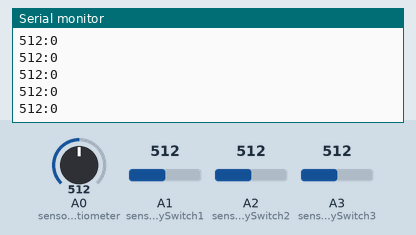
A sketch run on a simulated Arduino Uno, built with avr-gcc and run on an emulated ATmega328P. On the bench: the last lines printed to the serial monitor. The test bench sets the inputs (shaded band); at power-on: A0 (sensorPinPotentiometer) = 512, A1 (sensorPinRotarySwitch1) = 512, A2 (sensorPinRotarySwitch2) = 512, A3 (sensorPinRotarySwitch3) = 512.

Above: at 1.2 s.
1.3 s: A0 (sensorPinPotentiometer) set to 716
At 1.8 s:
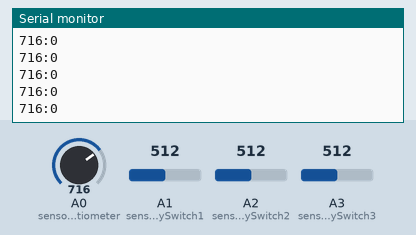
2.8 s: A0 (sensorPinPotentiometer) set to 992
At 3.6 s:
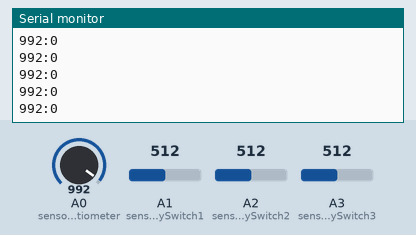
Timing chart, 0 to 5.8 s (numbered marks = the images above; inputs shaded):
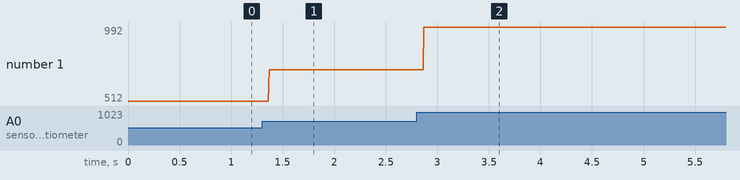

The sketch:

Arduino_Emergency_Probability_Calculator.pde
```cpp
int sensorPinPotentiometer = A0;
int sensorPinRotarySwitch1 = A1;
int sensorPinRotarySwitch2 = A2;
int sensorPinRotarySwitch3 = A3;


int valPotentiometer;
int valRotarySwitch = 0;

int valRotarySwitch1 = 0;
int valRotarySwitch2 = 0;
int valRotarySwitch3 = 0;

void setup(){
  Serial.begin (9600);
}

void loop(){
  valPotentiometer = analogRead(sensorPinPotentiometer);
  valRotarySwitch1 = analogRead(sensorPinRotarySwitch1);
  valRotarySwitch2 = analogRead(sensorPinRotarySwitch2);
  valRotarySwitch3 = analogRead(sensorPinRotarySwitch3);

  if((valRotarySwitch1 >= 1020) && (valRotarySwitch2 < 1020) && (valRotarySwitch3 < 1020)) {
    valRotarySwitch = 1;
  }
  if((valRotarySwitch1 < 1020) && (valRotarySwitch2 >= 1020) && (valRotarySwitch3 < 1020)) {
    valRotarySwitch = 2;
  }
  if((valRotarySwitch1 < 1020) && (valRotarySwitch2 < 1020) && (valRotarySwitch3 >= 1020)) {
    valRotarySwitch = 3;
  }

  Serial.print(valPotentiometer);
  Serial.print(":");
  Serial.println(valRotarySwitch);
}
```

Measured:
- after the input at 1.3 s, the serial monitor: prints a new line after 0.07 s (image 1)
- after the input at 2.8 s, the serial monitor: prints a new line after 0.07 s (image 2)
- plotted number 1: 512 → 716 after the input at 1.3 s, 716 → 992 after the input at 2.8 s
